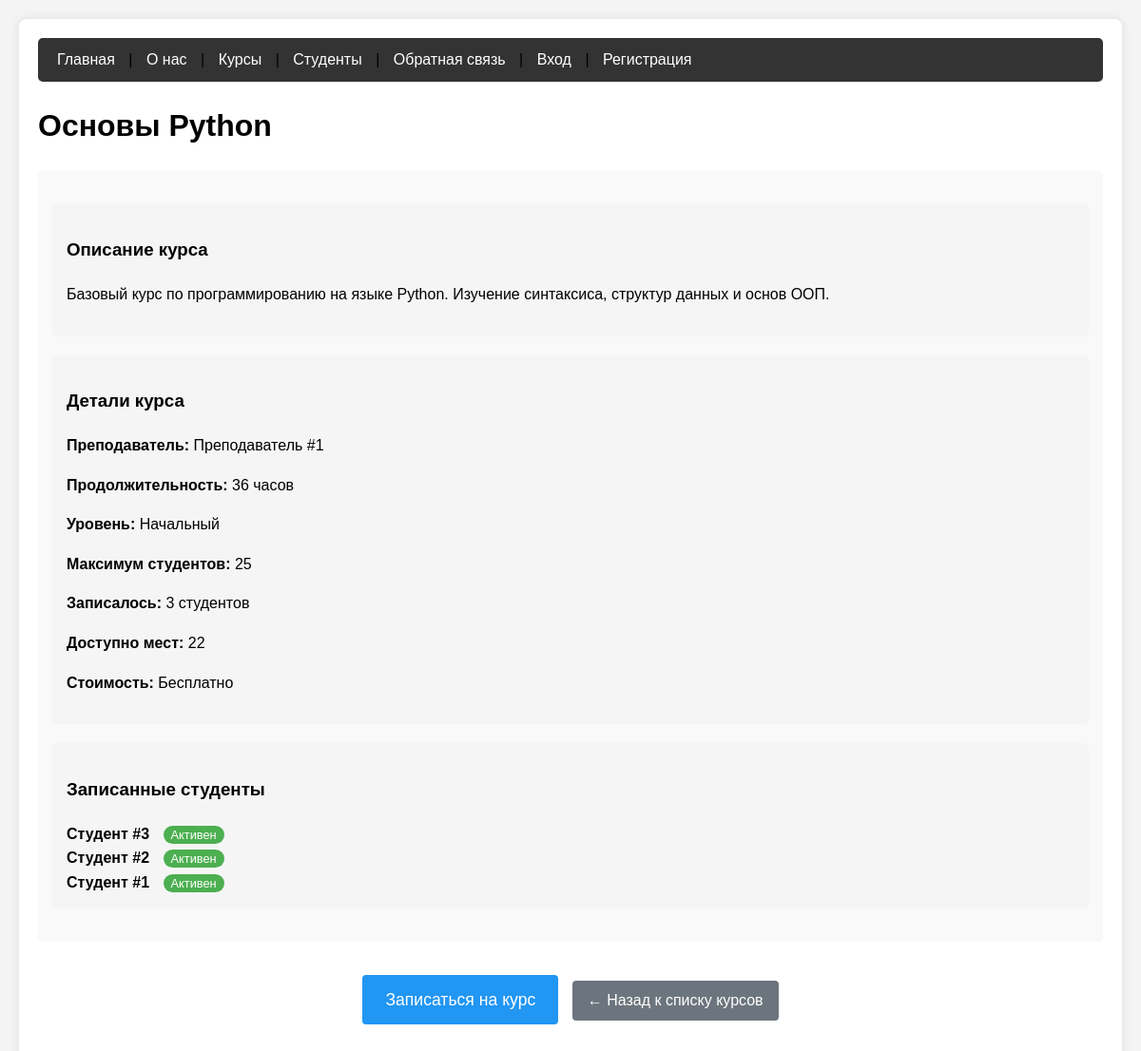
The app's page /course/python-basics/ with its own data.
### fefu_lab/models.py (models this page shows, shortened)
class Course(models.Model):
    LEVEL_CHOICES = [
        ('BEGINNER', 'Начальный'),
        ('INTERMEDIATE', 'Средний'),
        ('ADVANCED', 'Продвинутый'),
    ]
    title = models.CharField(max_length=200, verbose_name='Название')
    slug = models.SlugField(unique=True, verbose_name='URL идентификатор')
    description = models.TextField(verbose_name='Описание')
    duration = models.PositiveIntegerField(
        validators=[MinValueValidator(1), MaxValueValidator(500)],
        verbose_name='Продолжительность (часов)'
    )
    instructor = models.ForeignKey(
        Instructor,
        on_delete=models.SET_NULL,
        null=True,
        blank=True,
        related_name='courses',
        verbose_name='Преподаватель'
    )
    level = models.CharField(
        max_length=12,
        choices=LEVEL_CHOICES,
        default='BEGINNER',
        verbose_name='Уровень сложности'
    )
    max_students = models.PositiveIntegerField(
        default=30,
        validators=[MinValueValidator(1), MaxValueValidator(100)],
        verbose_name='Максимальное количество студентов'
    )
    price = models.DecimalField(
        max_digits=10,
        decimal_places=2,
        default=0,
        verbose_name='Стоимость'
    )
    is_active = models.BooleanField(default=True, verbose_name='Активен')
    created_at = models.DateTimeField(auto_now_add=True, verbose_name='Дата создания')
    updated_at = models.DateTimeField(auto_now=True, verbose_name='Дата обновления')
    class Meta:
        verbose_name = 'Курс'
        verbose_name_plural = 'Курсы'
        ordering = ['title']
    @property
    def enrolled_students_count(self):
        return self.enrollments.filter(status='ACTIVE').count()
    def is_available(self):
        return self.enrolled_students_count < self.max_students

class Instructor(models.Model):
    user = models.OneToOneField(
        User,
        on_delete=models.CASCADE,
        related_name='instructor_profile',
        verbose_name='Пользователь',
        null=True,  # Добавляем
        blank=True  # Добавляем
    )
    specialization = models.CharField(max_length=200, verbose_name='Специализация')
    degree = models.CharField(max_length=100, blank=True, verbose_name='Ученая степень')
    bio = models.TextField(blank=True, verbose_name='Биография')
    office = models.CharField(max_length=50, blank=True, verbose_name='Кабинет')
    is_active = models.BooleanField(default=True, verbose_name='Активен')
    created_at = models.DateTimeField(auto_now_add=True)
    updated_at = models.DateTimeField(auto_now=True)
    class Meta:
        verbose_name = 'Преподаватель'
        verbose_name_plural = 'Преподаватели'
        ordering = ['user__last_name', 'user__first_name']
    @property
    def full_name(self):
        return self.user.get_full_name()

class Enrollment(models.Model):
    STATUS_CHOICES = [
        ('ACTIVE', 'Активен'),
        ('COMPLETED', 'Завершен'),
        ('DROPPED', 'Отчислен'),
    ]
    student = models.ForeignKey(
        Student,
        on_delete=models.CASCADE,
        related_name='enrollments',
        verbose_name='Студент'
    )
    course = models.ForeignKey(
        Course,
        on_delete=models.CASCADE,
        related_name='enrollments',
        verbose_name='Курс'
    )
    enrolled_at = models.DateTimeField(auto_now_add=True, verbose_name='Дата записи')
    status = models.CharField(
        max_length=10,
        choices=STATUS_CHOICES,
        default='ACTIVE',
        verbose_name='Статус'
    )
    completed_at = models.DateTimeField(null=True, blank=True, verbose_name='Дата завершения')
    grade = models.DecimalField(
        max_digits=3,
        decimal_places=1,
        null=True,
        blank=True,
        validators=[MinValueValidator(0), MaxValueValidator(5)],
        verbose_name='Оценка'
    )
    class Meta:
        verbose_name = 'Запись на курс'
        verbose_name_plural = 'Записи на курсы'
        unique_together = ['student', 'course']
        ordering = ['-enrolled_at']

class Student(models.Model):
    FACULTY_CHOICES = [
        ('CS', 'Кибербезопасность'),
        ('SE', 'Программная инженерия'),
        ('IT', 'Информационные технологии'),
        ('DS', 'Наука о данных'),
        ('WEB', 'Веб-технологии'),
    ]
    user = models.OneToOneField(
        User,
        on_delete=models.CASCADE,
        related_name='student_profile',
        verbose_name='Пользователь',
        null=True,  # Добавляем
        blank=True  # Добавляем
    )
    faculty = models.CharField(
        max_length=3,
        choices=FACULTY_CHOICES,
        default='CS',
        verbose_name='Факультет'
    )
    birth_date = models.DateField(null=True, blank=True, verbose_name='Дата рождения')
    student_id = models.CharField(max_length=20, blank=True, verbose_name='Студенческий билет')
    is_active = models.BooleanField(default=True, verbose_name='Активен')
    created_at = models.DateTimeField(auto_now_add=True)
    updated_at = models.DateTimeField(auto_now=True)
    class Meta:
        verbose_name = 'Студент'
        verbose_name_plural = 'Студенты'
        ordering = ['user__last_name', 'user__first_name']
    @property
    def full_name(self):
        return self.user.get_full_name()

### fefu_lab/views.py (the view)
# urls.py: path('course/<slug:slug>/', views.CourseDetailView.as_view(), name='course_detail'),
class CourseDetailView(DetailView):
    model = Course
    template_name = 'fefu_lab/course_detail.html'
    context_object_name = 'course'
    slug_field = 'slug'
    slug_url_kwarg = 'slug'
    def get_context_data(self, **kwargs):
        context = super().get_context_data(**kwargs)
        course = self.get_object()
        context['enrollments'] = course.enrollments.select_related('student')
        context['available_slots'] = course.max_students - course.enrolled_students_count
        return context

### fefu_lab/templates/fefu_lab/course_detail.html (shortened to what this page needs)
{% extends "fefu_lab/base.html" %}
{% block heading %}{{ course.title }}{% endblock %}
{% block content %}
<div class="course-detail">
    <div class="course-info">
        <div class="info-section">
            <h3>Описание курса</h3>
            <p>{{ course.description|linebreaks }}</p>
        </div>
        <div class="info-section">
            <h3>Детали курса</h3>
            <p><strong>Преподаватель:</strong>
                {% if course.instructor %}
                    {{ course.instructor.full_name }}
                {% else %}
                    Не назначен
                {% endif %}
            </p>
            <p><strong>Продолжительность:</strong> {{ course.duration }} часов</p>
            <p><strong>Уровень:</strong> {{ course.get_level_display }}</p>
            <p><strong>Максимум студентов:</strong> {{ course.max_students }}</p>
            <p><strong>Записалось:</strong> {{ course.enrolled_students_count }} студентов</p>
            <p><strong>Доступно мест:</strong> {{ available_slots }}</p>
            <p><strong>Стоимость:</strong>
                {% if course.price > 0 %}
                    {{ course.price }} руб.
                {% else %}
                    Бесплатно
                {% endif %}
            </p>
        </div>
        {% if enrollments %}
        <div class="info-section">
            <h3>Записанные студенты</h3>
            <div class="enrolled-students">
                {% for enrollment in enrollments %}
                <div class="student-item">
                    <strong>{{ enrollment.student.full_name }}</strong>
                    <span class="status-badge {{ enrollment.status|lower }}">
                        {{ enrollment.get_status_display }}
                    </span>
                </div>
                {% endfor %}
            </div>
        </div>
        {% endif %}
    </div>
    <div class="course-actions">
        {% if course.is_available %}
        <a href="{% url 'enrollment' %}" class="btn btn-primary btn-large">Записаться на курс</a>
        {% else %}
        <span class="btn btn-disabled btn-large">Нет свободных мест</span>
        {% endif %}
        <a href="{% url 'course_list' %}" class="btn btn-secondary">← Назад к списку курсов</a>
    </div>
</div>
{% endblock %}

### fefu_lab/static/fefu_lab/css/style.css (style rules this page uses)
body { font-family: Arial, sans-serif; line-height: 1.6; margin: 0; padding: 20px; background-color: #f4f4f4; }
.student-info, .course-info { background: #f9f9f9; padding: 15px; border-radius: 5px; margin: 15px 0; }
.info-section { margin: 20px 0; padding: 15px; background: #f5f5f5; border-radius: 5px; }
.btn { display: inline-block; padding: 8px 16px; background: #4CAF50; color: white; text-decoration: none; border-radius: 4px; border: none; cursor: pointer; margin: 5px; }
.btn-primary { background: #2196F3; }
.btn-secondary { background: #6c757d; }
.btn-large { padding: 12px 24px; font-size: 1.1em; }
.status-badge { padding: 2px 8px; border-radius: 12px; font-size: 0.8em; margin-left: 10px; }
.status-badge.active { background: #4CAF50; color: white; }
.course-actions { margin: 30px 0; text-align: center; }

### records on screen
Course: title "Основы Python", description "Базовый курс по программированию на языке Python. Изучение синтаксиса, структур данных и основ ООП.", instructor.full_name "Преподаватель #1", duration "36", level "Начальный", max_students "25", enrolled_students_count "3"
Enrollment: student.full_name "Студент #3", status "Активен"
Enrollment: student.full_name "Студент #2", status "Активен"
Enrollment: student.full_name "Студент #1", status "Активен"

### other values on screen
{{ available_slots }} "22"
